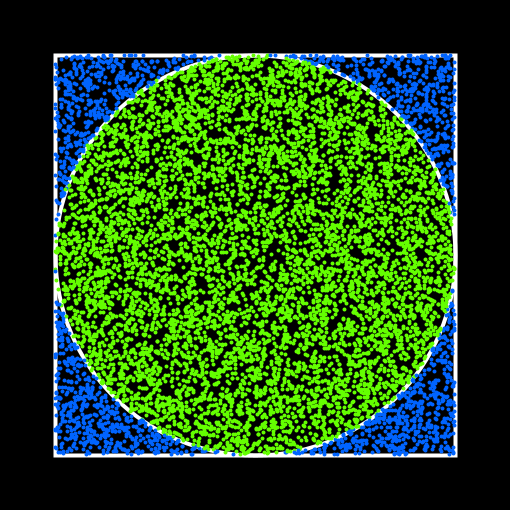
Frame 1 (no input)
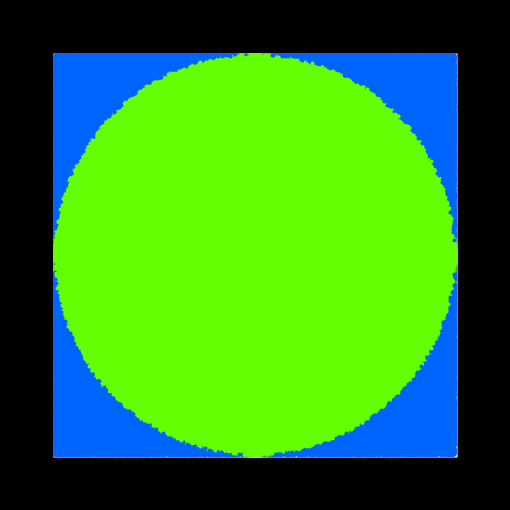
Frame 60 (the mouse pressed at the canvas centre just before this capture)
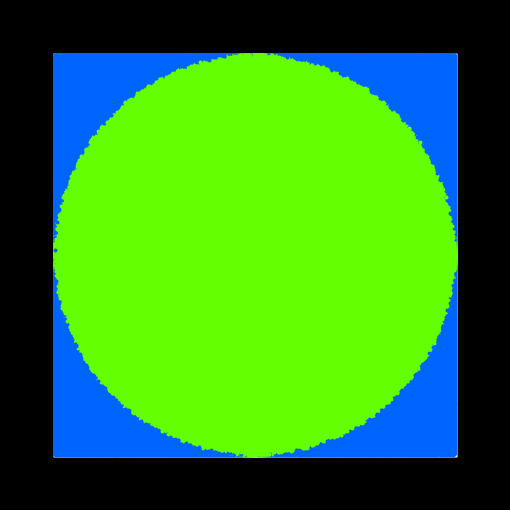
Frame 120 (the mouse held since frame 60 and released just before this capture)

The Processing sketch that drew these frames (run headless with seeded random() and noise(); from frame 60 on, the mouse is pressed at the canvas centre):

// Processing sketch: monte_carlo
// ── monte_carlo.pde
float r = 200; // Global radius

int total_num = 0; // Total number of dots
int circle_num = 0; // Number of dots in the circle

double recordPI = 0; // Keep track of the best approximated value

void setup() {
  size(510, 510); // Window with size 510, 510
  
  background(0); // Black background
  
  translate(width/2, height/2); // Place the objects in the middle of the display window
  
  stroke(255);
  strokeWeight(4);
  noFill();
  ellipse(0, 0, r*2, r*2); // Ellipse with radius 200
  rectMode(CENTER);
  rect(0, 0, r*2, r*2); // Rectangle with radius 200
}

void draw() { // Draw() is a loop, that runs over and over 
  translate(width/2, height/2);
  
  // Create 10000 points at a time
  for (int i = 0; i< 10000; i++) {
    float x = random(-r, r);
    float y = random(-r, r);
    
    total_num++; // Increas the total-points-counter by one
    
    double d = (double)x* (double)x + (double)y* (double)y; // How far from the center is the current point
    
    // Check, if the point is inside the circle or outside
    if (d < (double)r* (double)r) {
      circle_num++; // Increase the counter, if the point is inside the circle
      stroke(100, 255, 0);
    }
    else {
      stroke(0, 100, 255);
    }
    
    point(x, y); // Draw the random point at x,y  
    
    double pi = (double)4 * ((double)circle_num / (double)total_num);
    double recordDiff = Math.abs(Math.PI - recordPI);
    double diff = Math.abs(Math.PI - pi); 
    if (diff < recordDiff) {
      recordDiff = diff;
      recordPI = pi;
      println(recordPI);
    }
  }
}
